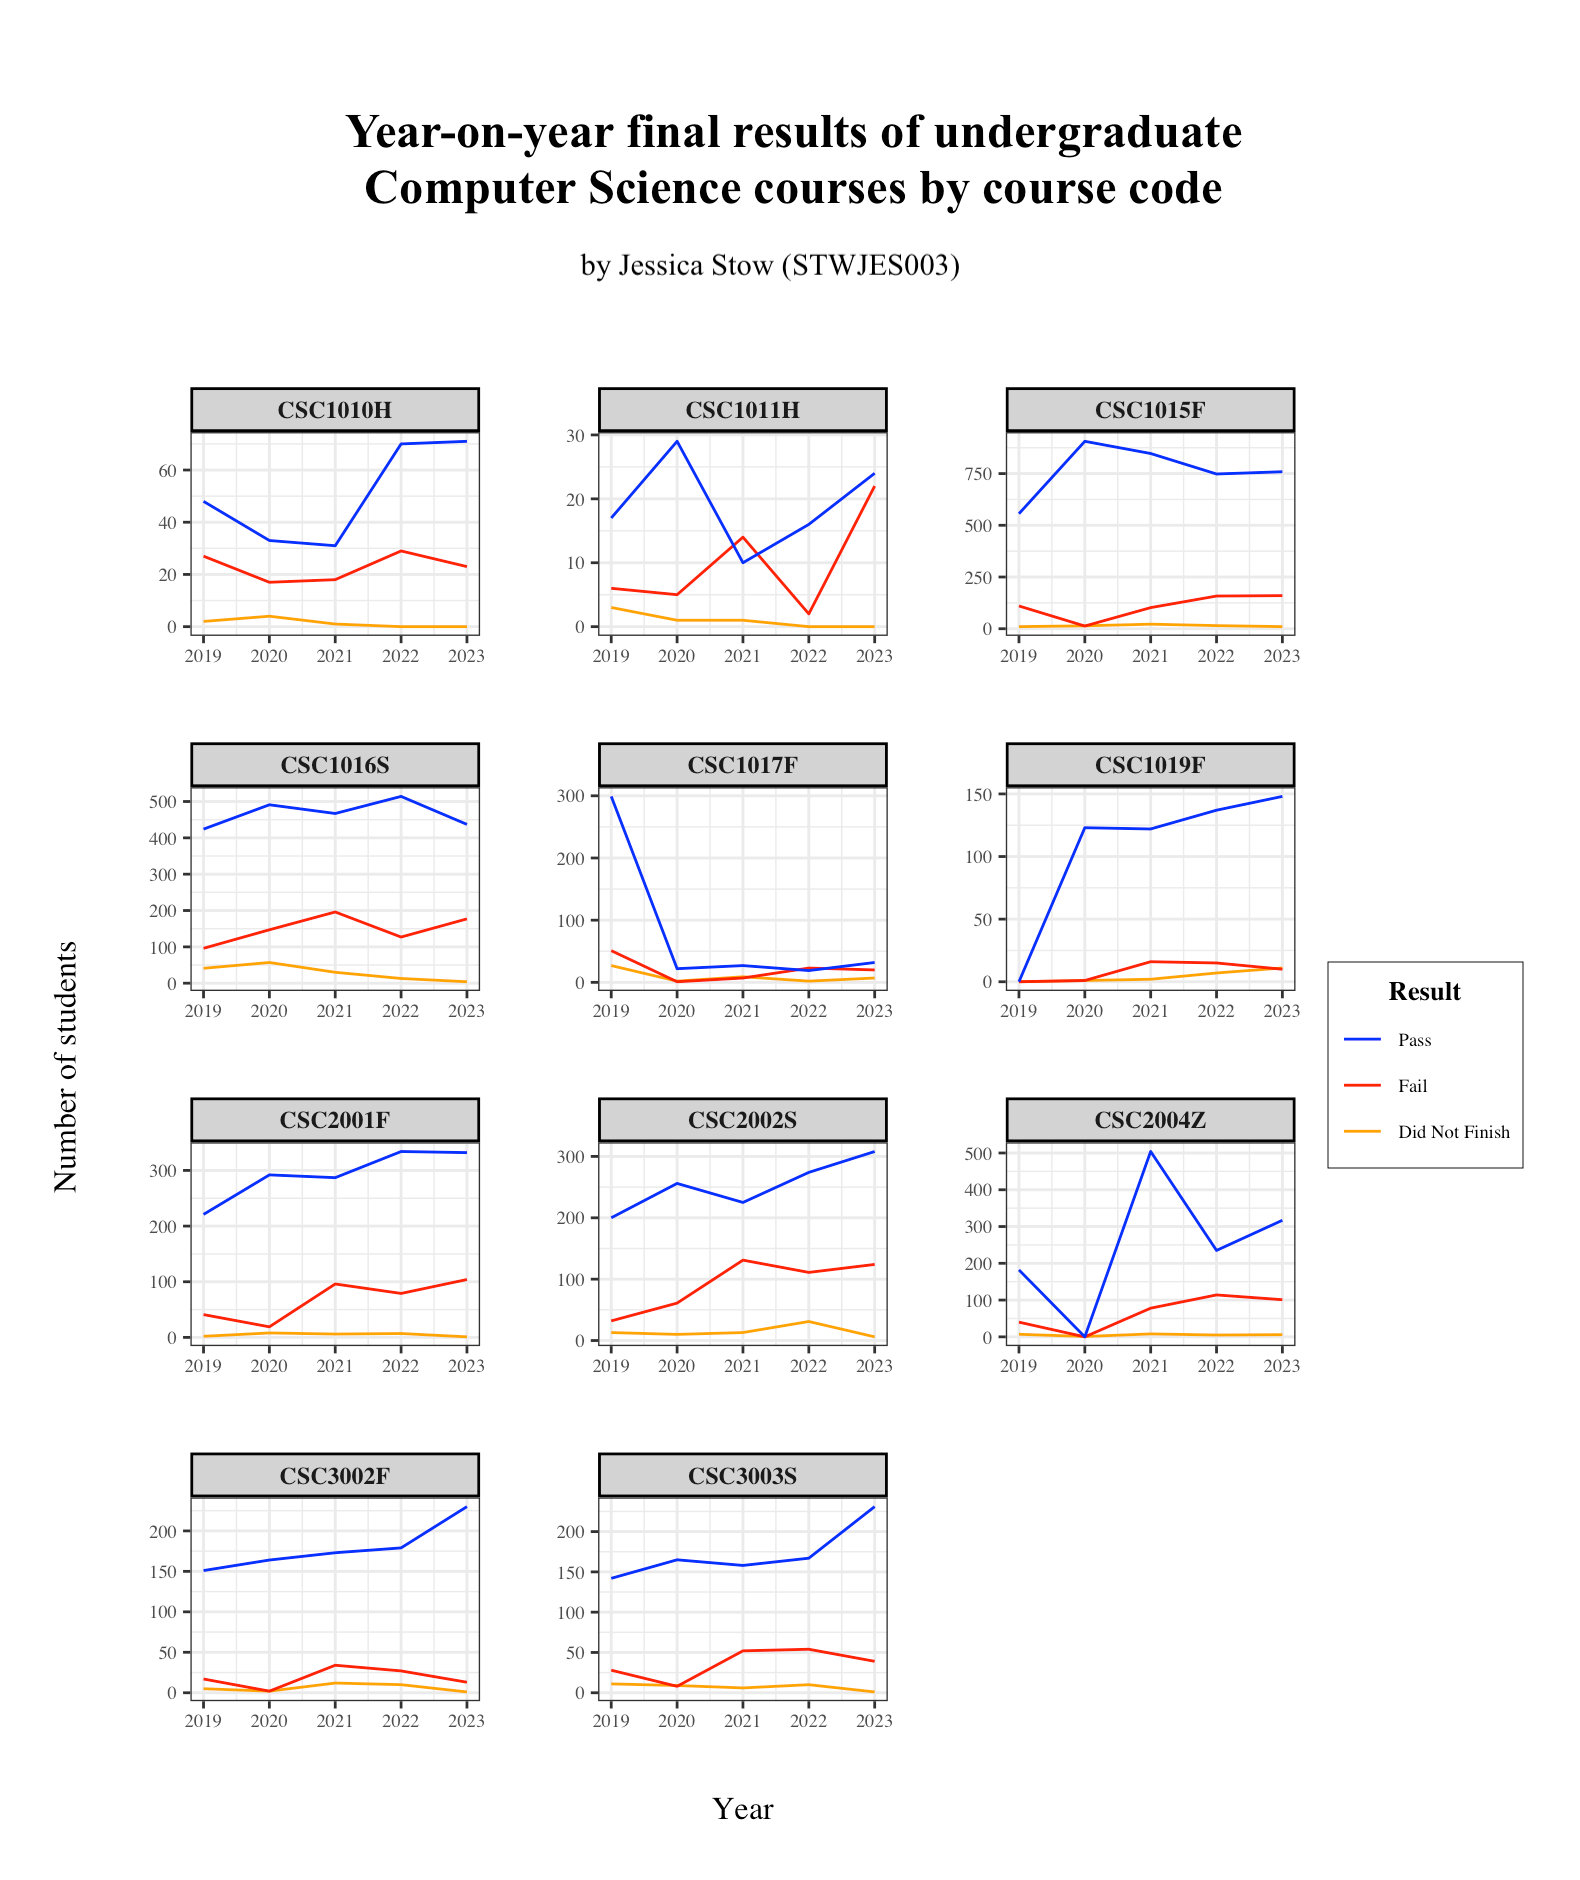

Here is the R script that generated this plot:
# CSC5008Z Data Visualisation
# Visualisation Task 1
# STWJES003

# Read in data
setwd("/Users/jessicastow/Documents/2024 studies/UCT/CSC5008Z")
data <- read.csv('CSC_marks_2019_to_2023.csv', header = T)
data

# Tidy up the column names
colnames(data)[1] <- "Year"
colnames(data)[2] <- "Result"

# Replace "DNF" with "Did Not Finish" in the Result column
data$Result[data$Result == "DNF"] <- "Did Not Finish"

# View changes to dataframe
data

# Reorder columns ####

# We need the package 'dplyr'
install.packages("dplyr")
library(dplyr)

# Create new order
# new_order <- c("Year", "Outcome", "CSC1010H", "CSC1011H", "CSC1015F", "CSC1017F", "CSC1019F", "CSC1016S", "CSC2001F", "CSC2002S",  "CSC2004Z", "CSC3002F", "CSC3003S")
# data <- data %>% select(all_of(new_order))

data

# Write to CSV ####
write.csv(data, "CSC_marks_2019_to_2023_clean.csv")

# Install packages
install.packages("ggplot2")
install.packages("tidyr")

# Load necessary packages
library(ggplot2)
library(tidyr)

# Pivot: Transform by lengthening data (from wide to long format)
pivot_data <- pivot_longer(data, cols = -c(Year, Result), names_to = "Course", values_to = "Count")
pivot_data

# Write to CSV
write.csv(pivot_data, "CSC_marks_2019_to_2023_clean_pivot.csv")

# Time series (line graph)
# Use facet_wrap to create a separate line graph for each course code

ggplot(pivot_data, aes(y = Count, x = Year, color=Result)) + 
  geom_line(stat = "identity") + 
  facet_wrap(~Course, scales = "free", nrow = 4) +
  theme_bw() +
  theme(panel.background = element_blank(), 
        panel.spacing = unit(2, "lines"),
        axis.text.x = element_text(size = 7, family = "Times",  hjust = 0.5),
        axis.text.y = element_text(size = 7, family = "Times", hjust = 1),
        legend.text = element_text(size = 10, family = "Times"),
        axis.title.x = element_text(size = 12, family = "Times", margin=margin(25,0,0,0)),
        axis.title.y = element_text(size = 12, family = "Times", margin=margin(0,25,0,0)),
        plot.title = element_text(hjust = 0.5, size = 18, family = "Times", face = "bold", margin=margin(30,0,40,0)),
        legend.title = element_text(hjust = 0.5, size = 12, family = "Times", face = "bold"),
        strip.text = element_text( size = 9, family = "Times", face = "bold"),
        strip.background = element_rect(fill = "lightgrey", colour = "black", size = 1),
        plot.margin = margin(1,6,1.5,1.2, "cm"),
        legend.justification = c("top"),
        legend.box.background = element_rect(color="black", size=0.5),
        legend.box.margin = margin(12, 5, 5, 5),
        legend.position = c(1.22,0.8)) +
  scale_color_manual(breaks = c("Pass ", "Fail", "Did Not Finish"), values=c("blue", "red", "orange")) +
  labs(title = "Year-on-year final results of undergraduate 
  Computer Science courses by course code", x = "Year", y = "Number of students")
